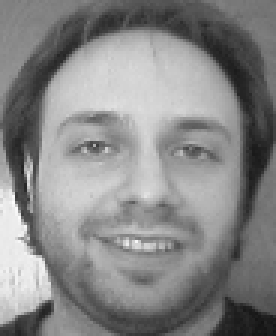
#> input picture Trabajos prácticos/TP2/TP2/caras/s1/1.pgm, 92 x 112 px (shown 3 times larger); its folder holds only this picture in this run
$ python main.py
#> lines starting #> are read from the running program, lines starting #| are printed output that depends on the picture
### Trabajos prácticos/TP2/TP2/Auxiliares.py
import numpy as np
import matplotlib.pyplot as plt
from pathlib import Path


def imgs_apiladas():
    paths = []  # Vamos almacenando las imágenes una por una
    imgs = []
    for path in sorted(list(Path('./caras').rglob('*/*.pgm'))):
        paths.append(path)
        imgs.append(plt.imread(path)[::2, ::2] / 255)
    X = np.stack(imgs)  # Apilamos las imágenes, una arriba de la otra
    # Conseguimos una matriz X de tamaño M x N.

    return X


# [60 lines left out: functions imgs_apiladas_soloPrimero, imgs_apiladas_sinPrimero, imgs_apiladas_reduced, imgs_apiladas_reduced_soloPrimero, imgs_apiladas_reduced_sinPrimero, not called in this run]


def aplanar_imgs(X):
    X_flat = []
    for i in range(len(X)):
        X_flat.append(X[i].flatten())  # Ahora sí cada imagen nos queda como un solo vector horizontal
    X_flat = np.stack(X_flat)

    return X_flat


def centrar_matriz(X):
    # debemos calcular el promedio (μ) de cada columna, y restarselo.
    j = 0
    n = len(X[0])
    res = []
    while j < n:
        Mu_j = np.average(X[:, j])  # Tomamos el j-ésimo píxel de c/ imagen y hacemos el promedio
        res.append(Mu_j)
        j += 1
    j = 0
    mylist = []  # Acá vamos a almacenar los (x_i - μ), x_i i-ésima imágen (en filas, luego tendremos que transponerlos para que nos queden como columnas)
    while j < n:
        Mu = np.full(len(X), res[j])  # Vector tamaño M con el μ_j repetido M veces
        x_j = X[:, j] - Mu
        mylist.append(x_j)
        j += 1

    X_c = np.stack(mylist)  # Transformamos la lista en un array de NumPy (nos queda de n x m)
    X_c = X_c.T  # Como guardamos las columnas 1 x 1, se almacenaban como filas. Las queremos como columnas.

    return X_c


# [29 lines left out: functions mat_eigenvectors, mat_eigenvectors_k, not called in this run]

### Trabajos prácticos/TP2/TP2/PCA.py
import matplotlib.pyplot as plt
from Auxiliares import *

# TODO: Ver como linkear la carpeta "caras" para que pathlib las extraiga bien.


def covarianceMatrixPCA():
	X = imgs_apiladas()
	X_flat = aplanar_imgs(X)
#> the loop in aplanar_imgs, `for i in range(len(X)):` made 2 passes
#> after the loop in aplanar_imgs, `for i in range(len(X)):`: X_flat = 2 items

	n = len(X_flat[0])
#> n = 2576
	X_c = centrar_matriz(X_flat)
#> the loop in centrar_matriz, `while j < n:` made 2576 passes
#> Mu_j on passes 1 to 3: 0.531, 0.514, 0.506
#> after the loop in centrar_matriz, `while j < n:`: res = 2576 values, max 0.802 at index 798, min 0.0824 at index 2527, mean 0.452
#> the loop in centrar_matriz, `while j < n:` made 2576 passes
#> (Mu, x_j) on passes 1 to 3: ([0.531, 0.531], [-0.0176, 0.0176]), ([0.514, 0.514], [-0.0157, 0.0157]), ([0.506, 0.506], [-0.0157, 0.0157])
#> after the loop in centrar_matriz, `while j < n:`: j = 2576; mylist = 2576 pairs, first value -0.247 to 0.459, second value -0.459 to 0.247
#> in centrar_matriz, `X_c = np.stack(mylist)`: X_c has the same summary as mylist
	# Nos falta crear la matriz de covarianza C
	C = (X_c.T @ X_c) / (n - 1)
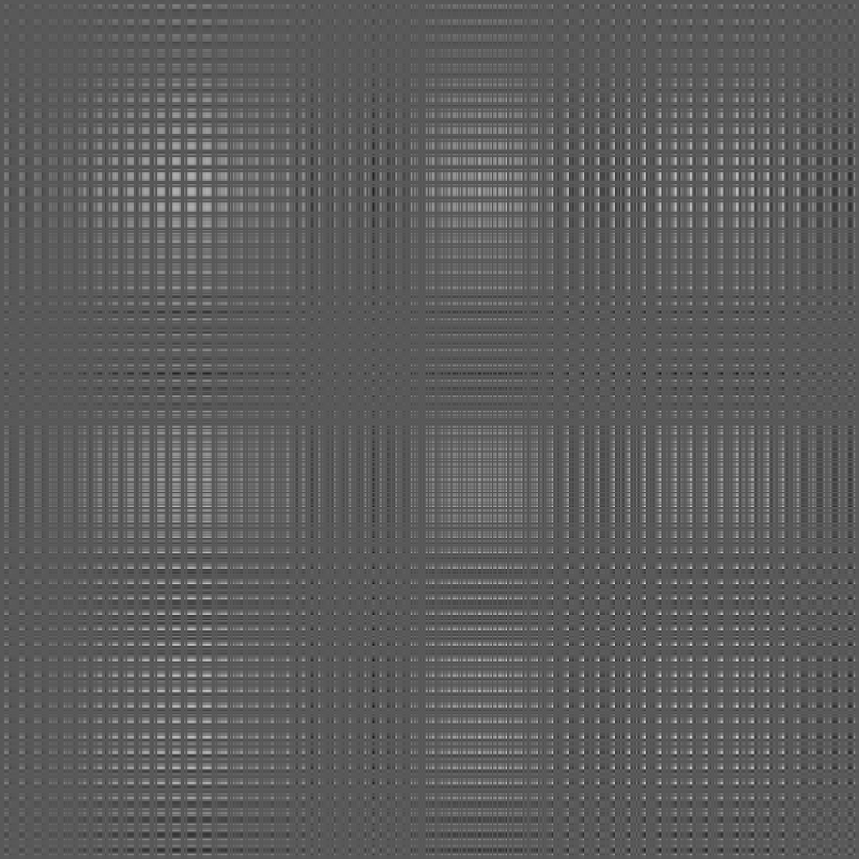
#> C: shape (2576, 2576) float64 (shown at 1/3 size); min -8.8e-05, max 0.000164, mean 4.83e-06; drawn with min black and max white

	m = len(C)
#> m = 2576
	f = open("PCATest.txt", "w")
	f.write(str(m))
	f.write(" ")
	f.write(str(m))
	f.write("\n")
	for i in range(m):
		for j in range(m):
			f.write(str(C[i][j]))		# Queremos los autovectores de la matriz de covarianza
			f.write(" ")
		f.write("\n")
	f.close()

	return 		# Generamos un archivo de texto que contenga las imágenes. Luego, ese archivo lo llamaremos desde main.cpp


# [134 lines left out: functions covarianceMatrixPCA_reduced, covarianceMatrixPCA_reduced_sinPrimero, comprimirimagenPCA, descomprimir_PCA, descomprimir_PCA_reduced, descomprimir_PCA_reduced_sinPrimero and 2 more, not called in this run]

### Trabajos prácticos/TP2/TP2/main.py
from Matriz_Similaridad import *

# Matrices de covarianza PCA
#> (the run stopped early here; a loop or call above may not have finished)
